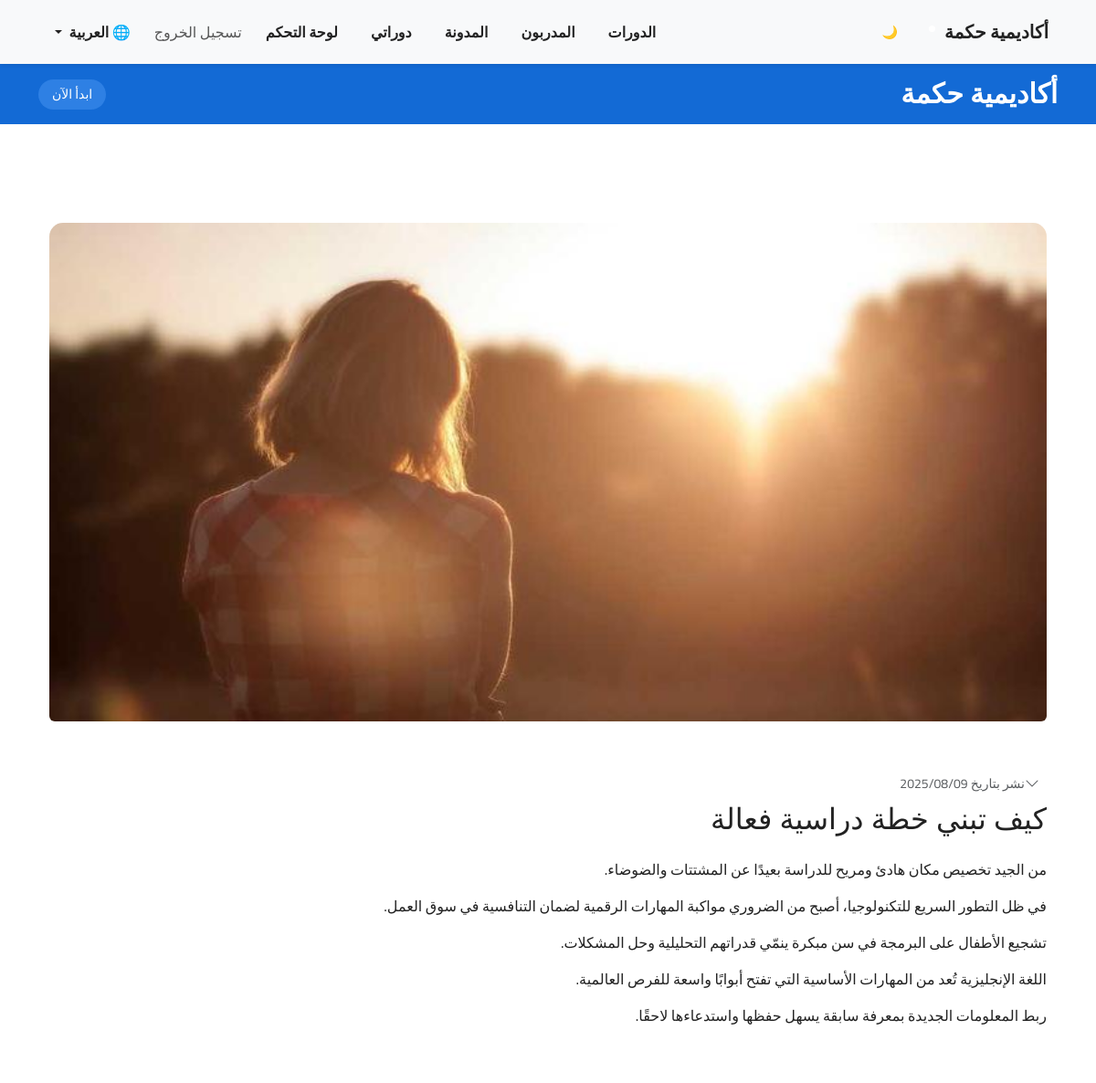
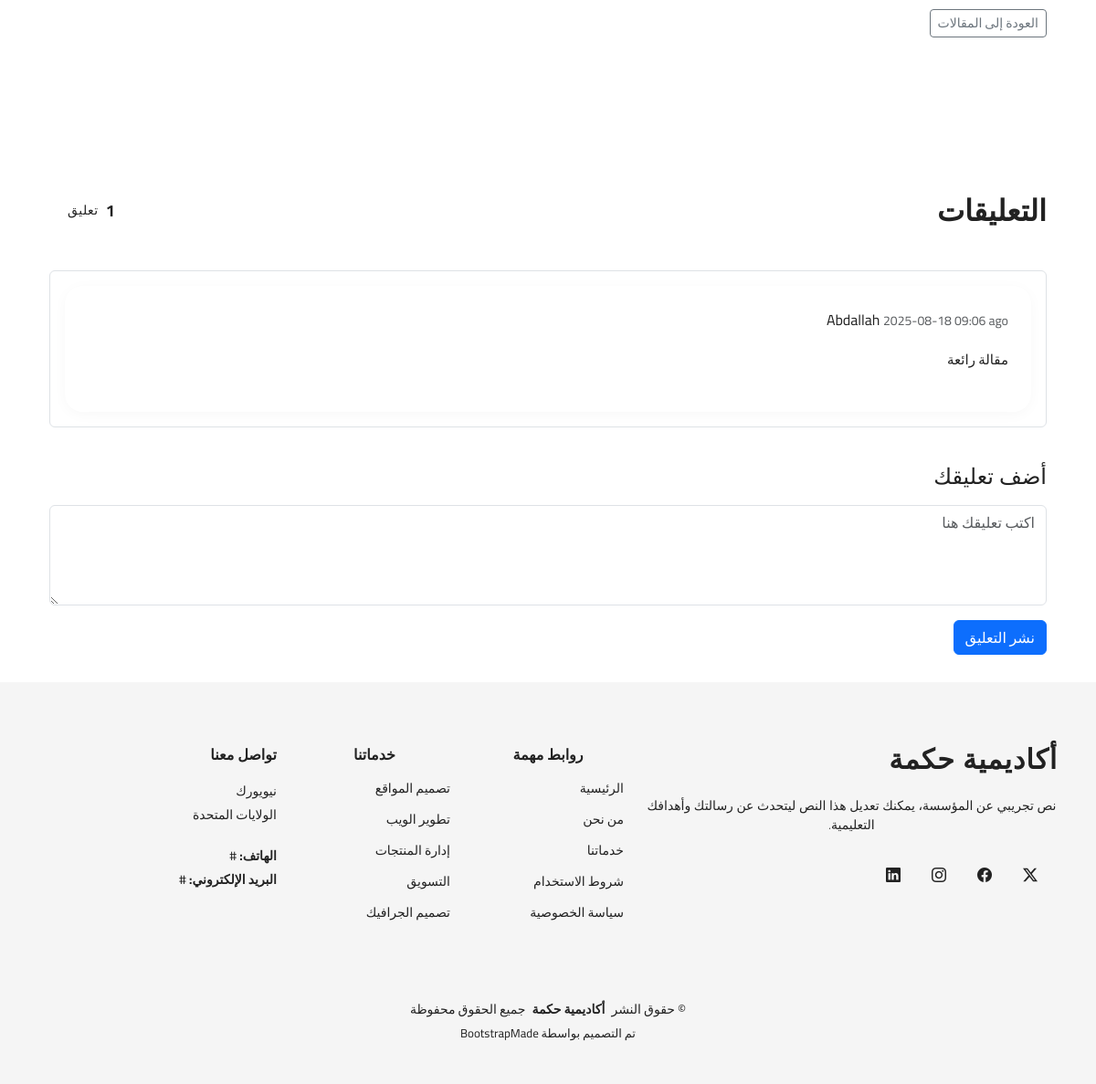
The app's page /ar/blog/175474129616724/ (signed in) with its own data (2 pictures, top to bottom).
### blog/models.py (models this page shows, shortened)
class Post(models.Model):
    title = models.CharField(max_length=200, verbose_name=_("عنوان المقال"))
    slug = models.SlugField(unique=True, allow_unicode=True, blank=True, verbose_name=_("الرابط"))
    author = models.ForeignKey(User, on_delete=models.CASCADE, verbose_name=_("الكاتب"))
    content = models.TextField(verbose_name=_("محتوى المقال"))
    image = models.ImageField(upload_to='blog_images/', null=True, blank=True, verbose_name=_("صورة المقال"))
    created_at = models.DateTimeField(auto_now_add=True, verbose_name=_("تاريخ النشر"))
    updated_at = models.DateTimeField(auto_now=True, verbose_name=_("آخر تحديث"))
    is_published = models.BooleanField(default=True, verbose_name=_("منشور"))
    likes = models.PositiveIntegerField(default=0, verbose_name=_("إعجاب"))
    class Meta:
        verbose_name = _("مقال")
        verbose_name_plural = _("مقالات")
        ordering = ['-created_at']

class Comment(models.Model):
    user = models.ForeignKey(User, on_delete=models.CASCADE, related_name='blog_comments')
    post = models.ForeignKey(Post, on_delete=models.CASCADE, related_name='comments')
    content = models.TextField()
    created_at = models.DateTimeField(auto_now_add=True)
    class Meta:
        ordering = ['-created_at']  # التعليقات الحديثة تظهر أولًا

### blog/views.py (the view, shortened to what this page needs)
# urls.py: re_path(r'^(?P<slug>[\w\u0600-\u06FF-]+)/$', views.blog_detail, name='blog_detail'),
def blog_detail(request, slug):
    post = get_object_or_404(Post, slug=slug, is_published=True)
    comments = post.comments.all()
    error = None
    form = PostCommentForm()  # تعريف الفورم مسبقًا
    return render(request, "blog/blog_detail.html", {
        "post": post,
        "comments": comments,
        "form": form,
        "error": error,
    })

### blog/forms.py
class PostCommentForm(forms.ModelForm):
    class Meta:
        model = Comment
        fields = ['content']
        widgets = {
            'content': forms.Textarea(attrs={
                'rows': 4,
                'class': 'form-control',
                'placeholder': 'اكتب تعليقك هنا'
            }),
        }

### blog/templates/blog/blog_detail.html (shortened to what this page needs)
{% extends 'base.html' %}
{% load i18n static %}
{% block content %}
<section id="blog-hero" class="blog-hero section mt-5">
  <div class="container" data-aos="fade-up" data-aos-delay="100">
    <article class="blog-item featured" data-aos="fade-up">
       {% if post.image %}
       <div class="post-image mb-4">
        <img src="{{ post.image.url }}" alt="{{ post.title }}" class="img-fluid rounded">
      </div>
      {% endif %}
       <div class="blog-content">
        <div class="post-meta mb-2 text-muted small">
          <span class="date">{% trans "نشر بتاريخ" %} {{ post.created_at|date:"Y/m/d" }}</span>
        </div>
        <h2 class="post-title mb-4">{{ post.title }}</h2>
        <div class="post-content">
          {{ post.content|linebreaks }}
        </div>
      </div>
    </article>
    <div class="mt-4">
      <a href="{% url 'blog:blog_list' %}" class="btn btn-outline-secondary btn-sm">
        {% trans "العودة إلى المقالات" %}
      </a>
    </div>
  </div>
</section>
<section id="blog-comments" class="blog-comments section mt-5">
  <div class="container" data-aos="fade-up">
    <div class="comments-header mb-4">
      <h3 class="title">{% trans "التعليقات" %}</h3>
      <div class="comments-stats">
        <span class="count">{{ post.comments.count }}</span>
        <span class="label">{% trans "تعليق" %}</span>
      </div>
    </div>
    <div class="comments-container">
      {% for comment in post.comments.all %}
      <div class="comment-thread mb-3">
        <div class="comment-box p-3 border rounded">
          <div class="comment-wrapper d-flex">
            <div class="comment-content flex-grow-1">
              <div class="comment-header d-flex justify-content-between align-items-center">
                <div class="user-info">
                  {{ comment.user.get_full_name|default:comment.user.username }}
                  <span class="text-muted small">{{ comment.created_at|date:"Y-m-d H:i" }} {% trans "ago" %}</span>
                </div>
              </div>
              <div class="comment-body mt-2">
                <p>{{ comment.content|linebreaks }}</p>
              </div>
            </div>
          </div>
        </div>
      </div>
      {% empty %}
      <p class="text-muted">{% trans "لا توجد تعليقات بعد." %}</p>
      {% endfor %}
    </div>
    {% if user.is_authenticated %}
    <div class="comment-form mt-4">
      <h4 class="mb-3">{% trans "أضف تعليقك" %}</h4>
      <form method="post">
        <div class="mb-3">
          {{ form.content }}
        </div>
        <button type="submit" class="btn btn-primary">{% trans "نشر التعليق" %}</button>
      </form>
    </div>
    {% else %}
    <p class="text-muted">{% trans "يجب تسجيل الدخول لإضافة تعليق." %}</p>
    {% endif %}
  </div>
</section>
{% endblock %}

### records on screen
Post: image (picture), created_at "2025/08/09", title "كيف تبني خطة دراسية فعالة", content "من الجيد تخصيص مكان هادئ ومريح للدراسة بعيدًا عن المشتتات والضوضاء. في ظل التطور السريع للتكنولوجيا، أصبح من الضروري مواكبة المهارات الرقمية لضمان التنافسية في سوق العمل. تشجيع الأطفال على البرمجة في سن مبكرة ينمّي قدراتهم التحليلية وحل المشكلات. اللغة الإنجليزية تُعد من المهارات الأساسية التي تفتح أبوابًا واسعة للفرص العالمية. ربط المعلومات الجديدة بمعرفة سابقة يسهل حفظها واستدعاءها لاحقًا.", comments.count "1"
Comment: user.get_full_name "Abdallah", created_at "2025-08-18 09:06", content "مقالة رائعة"
